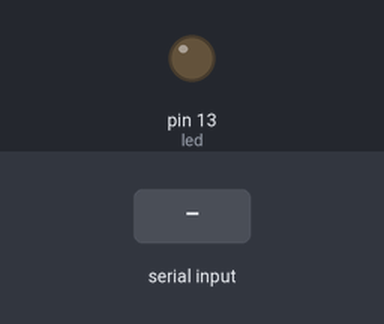
Simulated run of this sketch. Board: Arduino Uno, built with avr-gcc and run on an emulated ATmega328P. Parts: output pins drawn as LEDs (lit = HIGH). The test bench sets the inputs (shaded band). What the sketch prints to the serial monitor is not drawn.

Above: at 4.6 s.
4.7 s: "A" received over Serial
At 5.7 s:
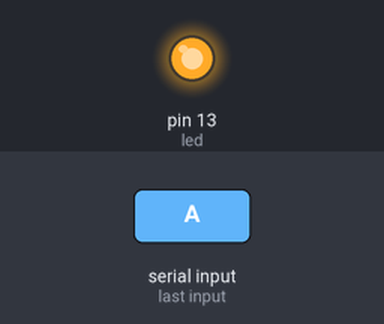
6.2 s: "B" received over Serial
At 8.0 s:
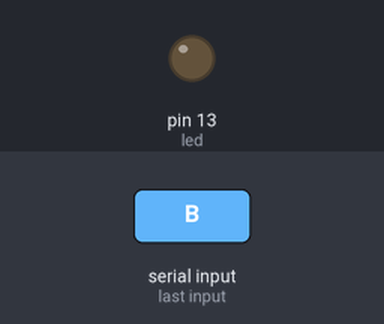
Timing chart, 0 to 9.5 s (numbered marks = the images above; inputs shaded):
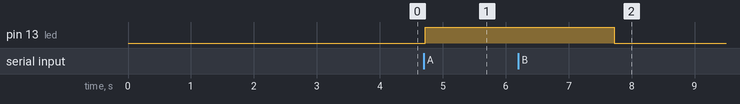

Measured:
- after the input at 4.7 s, pin 13 (led): LOW → HIGH at once
- after the input at 6.2 s, pin 13 (led): HIGH → LOW after 1.5 s

The sketch:

GSM_BASED_LED_CONTROL.ino
```cpp
char state; //Will hold the incoming character from the  Serial Port.


 int led = 13;


 void setup()
 {
 // prepare the digital output pins
 pinMode(led, OUTPUT);

 digitalWrite(led, LOW);

 Serial.begin(9600);
 Serial.print("pin state low\n");
 delay(3000); // give time for GSM module to register on network.
 Serial.println("AT+CMGF=1"); // set SMS mode to text
 delay(200);
 Serial.println("AT+CNMI=2,2,0,0,0"); // set module to send SMS data to serial out upon receipt
 delay(200);
 }
 void loop()
 {

 while(Serial.available() >0)
 {
 state=Serial.read();
       if (state=='A')
        {
          delay(10);
                  digitalWrite(led, HIGH);
                    delay(1000);

                    Serial.println("AT+CMGF=1");
                    delay(500);
                    Serial.println("AT+CMGS=\"8008482832\"");//Change the receiver phone number
                    delay(500);
                    Serial.print("Power ON");    //the message you want to send
                    delay(500);
                    Serial.write(26);
                    delay(500);
                    }
                       else if (state=='B')
                          {
                          digitalWrite(led, LOW);
                          delay(1000);
                      // Serial.println("AT+CMGD=1,4");                   //Delete all message
                     //     delay(500);
                          Serial.println("AT+CMGF=1");
                          delay(500);
                          Serial.println("AT+CMGS=\"8008482832\"");//Change the receiver phone number
                          delay(500);
                          Serial.print("Power OFF");    //the message you want to send
                          delay(500);
                          Serial.write(26);
                          delay(500);
                          }


             }

              Serial.println("AT+CMGD=1,4");
        }
```
